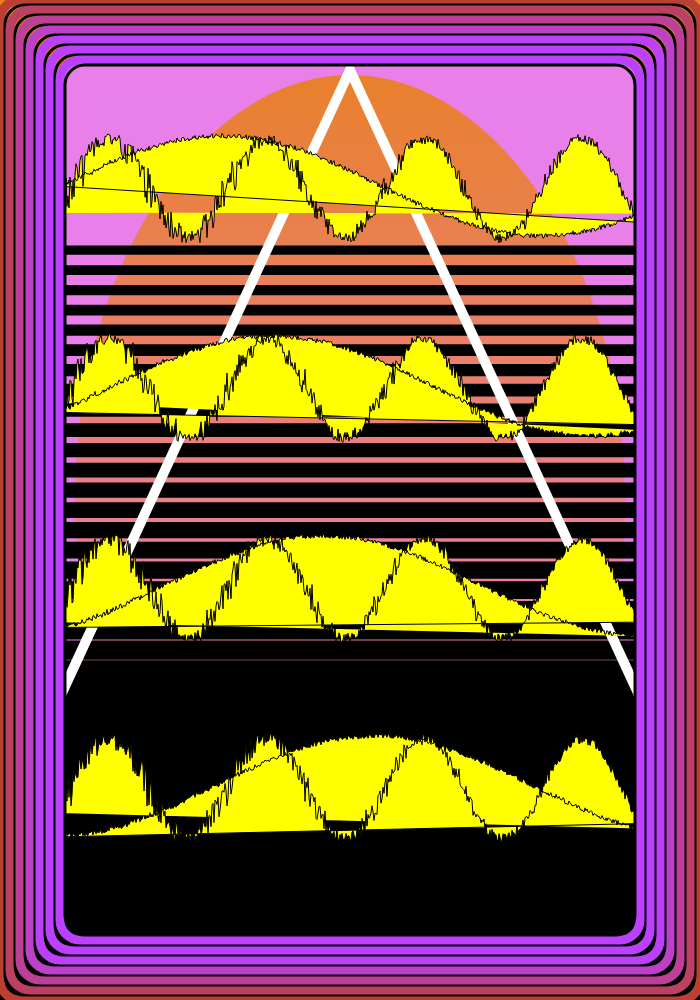
Frame 1 (no input)
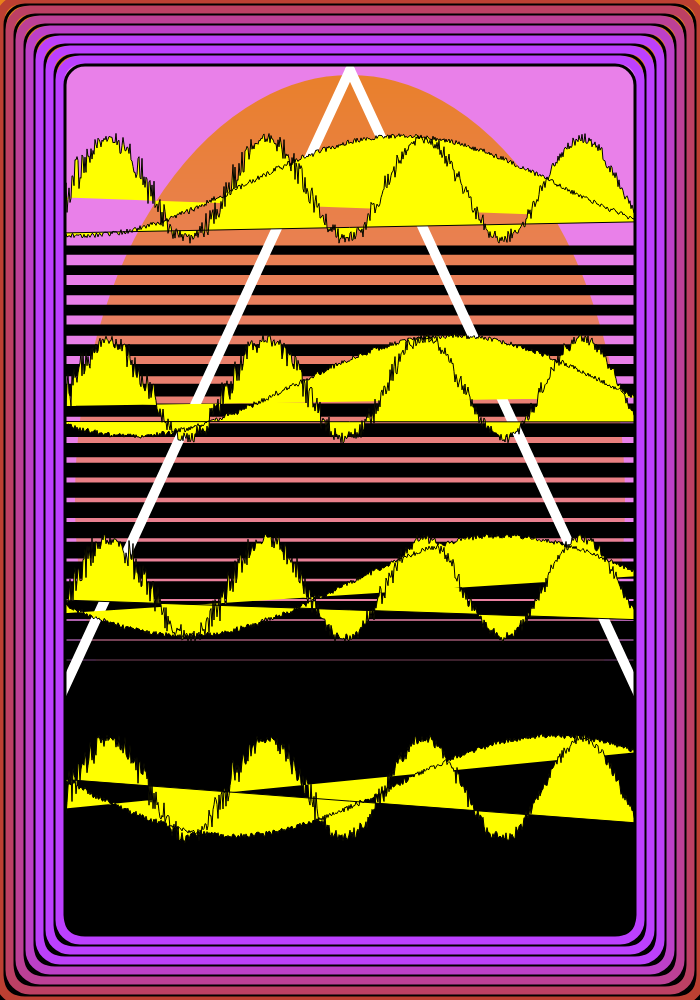
Frame 60 (no input)
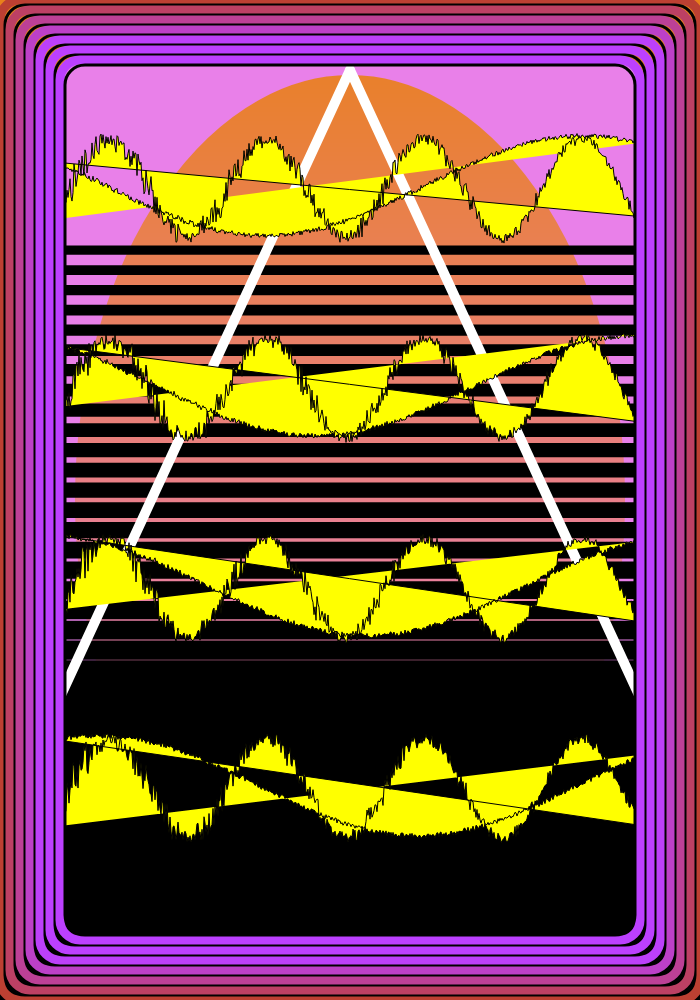
Frame 120 (the mouse pressed at the canvas centre since frame 60)

The p5.js sketch that drew these frames (run headless with seeded random() and noise() and a simulated clock; from frame 60 on, the mouse is pressed at the canvas centre):

// p5.js sketch
// ── sketch.js
let numberOfPoints;
const waves = 5;
const waveCycles = 4;
const waveAmplitude = 50;
let lighterPink, pink;
const speed = 0.03;
let offset = 0;


function setup() {
  createCanvas(700, windowHeight);
  numberOfPoints = width;
  lighterPink = color(233, 128, 10);
  pink = color(233, 128, 233);
}

function draw() {
  createBackground();

  drawPyramid(80);

  stroke(0);
  strokeWeight(1);

  const step = (height / waves);
  
  fill(255, 255, 0);

  for (let i = 0; i < waves - 1; i++) {
    drawWave(numberOfPoints, waveCycles, waveAmplitude, 20, 10, (i * step) + step / 1.5, 0, true, false);
    drawWave(numberOfPoints, 1, waveAmplitude, 5, 5, (i * step) + step / 1.5, offset + (i * .5), false, true);
  }

  offset += speed;

  // Reset to zero to avoid overflow of the variable
  if (offset >= TWO_PI) {
    offset = 0;
  }

  createFrame()
}

function createFrame() {
  beginShape()
  noFill()
  for (let i = 0; i < width/10; i += 5) {
    // strokeWeight(8);
    // stroke(188, 64, 50 + i*4);
    if(i % 2 == 0) {
      strokeWeight(9);
      stroke(188, 64, 50 + i*5);
    } else {
      strokeWeight(3);
      stroke(0);
    }
    rect(0 + i , 0 + i, width - i*2, height -i*2, 20)
  }
    
  endShape()
}
function drawWave(numberOfPoints, cycles, amplitude, angleDistorsion, amplitudeDistorsion, heightOffset, movingOffset, startShape = true, closeShape = true) {
  if (startShape) {
    beginShape();
  }

  for (let j = width/10 - 10; j < numberOfPoints - width / 10 + 10; j++) {
    const angle = map(j - (width/10 - 10), random(angleDistorsion), numberOfPoints - width / 10 + 10, TWO_PI, 0) + movingOffset;
    const y = sin(angle * cycles);
    vertex(j, (y * amplitude) + heightOffset + amplitude + random(amplitudeDistorsion));
  }

  if (closeShape) {
    endShape();
  }
}

function drawPyramid(extensionFactor = 0) {
  stroke(255);
  strokeWeight(10);

  line(-extensionFactor, height, width/2, width / 10);
  line(width + extensionFactor, height, width/2, width / 10);
}

function createBackground() {
  stroke(0);
  strokeWeight(150);
  setGradient(0, 0, width, height, lighterPink, pink);
  ellipse(width/2, height/2, width, height); 
  createLines();
}

function createLines() {
  stroke(0);
  for (let i = 250; i < height; i += 20) {
    strokeWeight(3 + i/40);
    line(0, i, width, i)
  }
}

function setGradient(x, y, w, h, c1, c2) {
  noFill();
  for (let i = y; i <= y + h; i++) {
    let inter = map(i, y, y + h, 0, 1);
    let c = lerpColor(c1, c2, inter);
    stroke(c);
    line(x, i, x + w, i);
  }
}
// ── style.css
html, body {
  margin: 0;
  padding: 0;
  overflow: hidden;
}

canvas {
  display: block;
}

body {
  display: flex;
  align-content: center;
  justify-content: center;
  flex-wrap: wrap;
  background-color: #000000;
}
